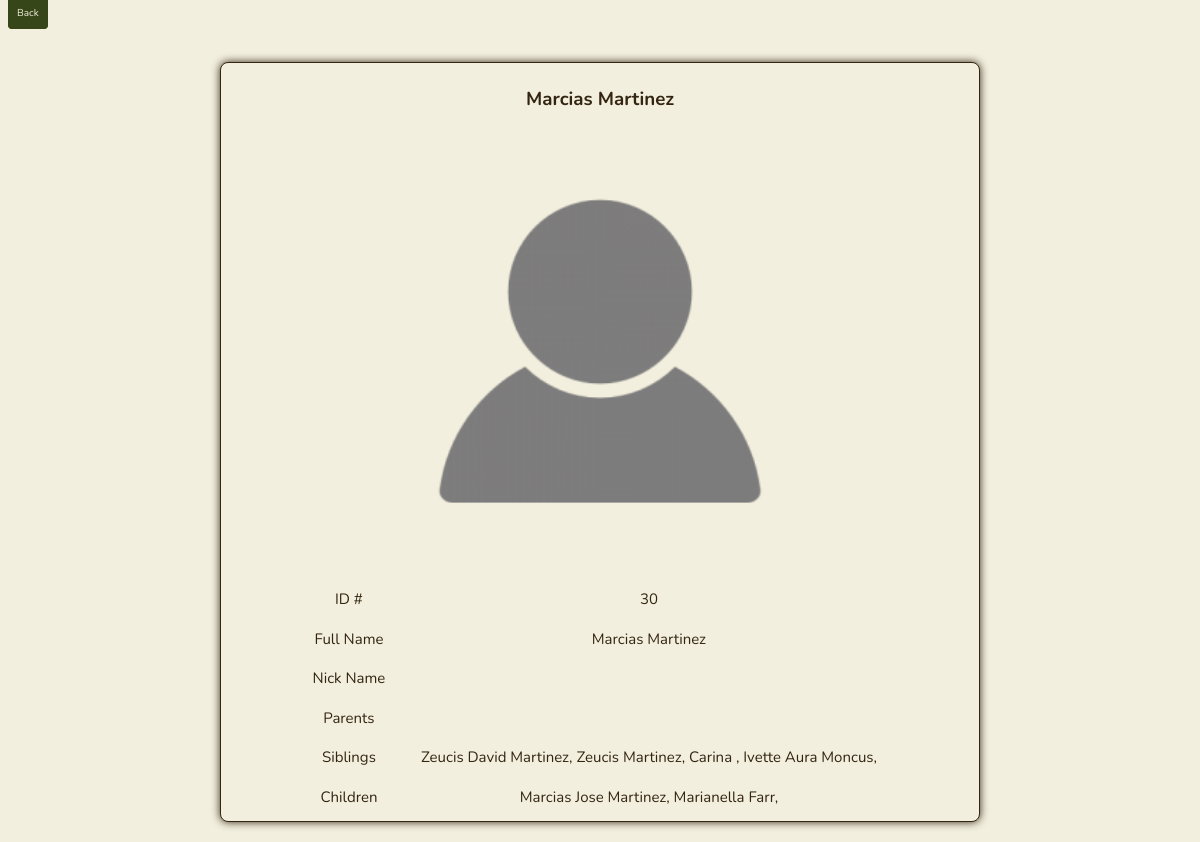
/big_card/30, run on the app's committed database.
### app.py (models this page shows, shortened)
class Person(db.Model):
    id = db.Column(db.Integer, primary_key=True)
    first_name = db.Column(db.String(200), nullable=False)
    last_name = db.Column(db.String(200), nullable=False)
    middle_name = db.Column(db.String(200), nullable=False, default='')
    nick_name = db.Column(db.String(200), nullable=False, default='')
    date_created = db.Column(db.DateTime, default=datetime.utcnow)
    parents = db.relationship('Person',
                              secondary = person_parent_association,
                              primaryjoin = id == person_parent_association.c.person_id,
                              secondaryjoin = id == person_parent_association.c.parent_id,
                              backref = db.backref('children', lazy='select'))
    siblings = db.relationship('Person',
                              secondary = sibling_association,
                              primaryjoin = id == sibling_association.c.left_id,
                              secondaryjoin = id == sibling_association.c.right_id,
                              back_populates = 'siblings',
                              lazy='select')

### app.py (the view)
@app.route('/big_card/<int:id>', methods=['POST', 'GET'])
def big_card(id):
    person = Person.query.get_or_404(id)
    if request.method == 'POST':
        return redirect('/')
    else:
        return render_template('big_card.html', person=person)

### templates/big_card.html (shortened to what this page needs)
{% extends 'base.html' %}
{% block body %}
<div class="" id="full-card-focus-page">
    <a class="btn" id='back_to_tree' href="/">Back</a>
    <div class='card-focus-page' id="main-content">
        <div class="card-focus-container">
            <div class="card-focus">
                <div class="card-focus-content">
                    {% if person.nick_name == "" %}
                    <h3>{{person.first_name}} {{person.last_name}}</h3>
                    {% else %}
                    <h3>{{person.nick_name}} {{person.last_name}}</h3>
                    {% endif %}
                    <img src="{{ url_for('static', filename='logos/empty-prof-pic.png') }}" alt="Profile Picture">
                    <table class="borderless" id="info-table">
                        <tr>
                            <td>ID #</td>
                            <td>{{ person.id }}</td>
                        </tr>
                        <tr>
                            <td>Full Name</td>
                            <td>{{ person.first_name }} {{ person.middle_name }} {{ person.last_name }}</td>
                        </tr>
                        <tr>
                            <td>Nick Name</td>
                            <td>{{ person.nick_name }}</td>
                        </tr>
                        <tr>
                            <td>Parents</td>
                            <td>
                            </td>
                        </tr>
                        <tr>
                            <td>Siblings</td>
                            <td>
                                {% for person in person.siblings %}
                                {{ person.first_name }} {{ person.middle_name }} {{ person.last_name }},
                                {% endfor %}
                            </td>
                        </tr>
                        <tr>
                            <td>Children</td>
                            <td>
                                {% for person in person.children %}
                                {{ person.first_name }} {{ person.middle_name }} {{ person.last_name }},
                                {% endfor %}
                            </td>
                        </tr>
                    </table>
                </div>
            </div>
        </div>
    </div>
</div>
{% endblock %}

### static/css/main.css (style rules this page uses)
:root { --main-black: #0a0a0a; --main-white: #fff; --main-bg-color: #f2efde; --main-bg-border-color: #342512; --main-text-color: #342512; --main-secondary-text-color: #9d864d; --main-hover-text-color: #f2efde; --main-item-color: #374619; --main-item-border-color: #374619; --main-item-color-hover: #7e883d; --main-dark-brown: #342512; --main-light-brown: #9d864d; --main-cream: #f2efde; --main-light-green: #7e883d; --main-dark-green: #374619; }
body { margin: 0px; padding: 0px; box-sizing: border-box; font-family: Nunito, sans-serif; background-color: var(--main-cream); color: var(--main-dark-brown); }
a { cursor: pointer; }

### static/css/buttons.css (style rules this page uses)
.btn { font-size: 10px; padding: 8px; background-color: var(--main-dark-green); text-decoration: none; border: solid 1px var(--main-dark-green); border-radius: 4px; margin: 8px; color: var(--main-cream); }

### static/css/cards-focus.css (style rules this page uses)
.card-focus-page { display: flex; justify-content: center; align-items: center; }
.card-focus-container { width: 75%; max-width: 800px; display: flex; justify-content: center; flex-wrap: wrap; margin-top: 20px; }
.card-focus { width: 100%; background-color: var(--main-cream); border-radius: 8px; border: solid 1px var(--main-dark-brown); overflow: hidden; box-shadow: 0px 0px 8px var(--main-dark-brown); margin: 20px; }
.card-focus-content { padding: 4px; display: flex; flex-direction: column; align-items: center; justify-content: center; }
.card-focus-content img { width: 60%; height: auto; }
#info-table { color: var(--main-dark-brown); font-size: 15px; line-height: 1.3; background-color: var(--main-cream); border-radius: 4px; }
#info-table td { border: none; }

### static/css/tables.css (style rules this page uses)
table { margin: auto; border-collapse: collapse; width: 80%; background-color: var(--main-cream); }
tr { height: 25px; }
td, th { text-align: center; padding: 10px; }
.borderless th, td, tr { border: none; }

### data on the page
Person: first_name "Marcias", last_name "Martinez", id "30"
Person: first_name "Zeucis", middle_name "David", last_name "Martinez"
Person: first_name "Zeucis", last_name "Martinez"
Person: first_name "Carina"
Person: first_name "Ivette", middle_name "Aura", last_name "Moncus"
Person: first_name "Marcias", middle_name "Jose", last_name "Martinez"
Person: first_name "Marianella", last_name "Farr"
